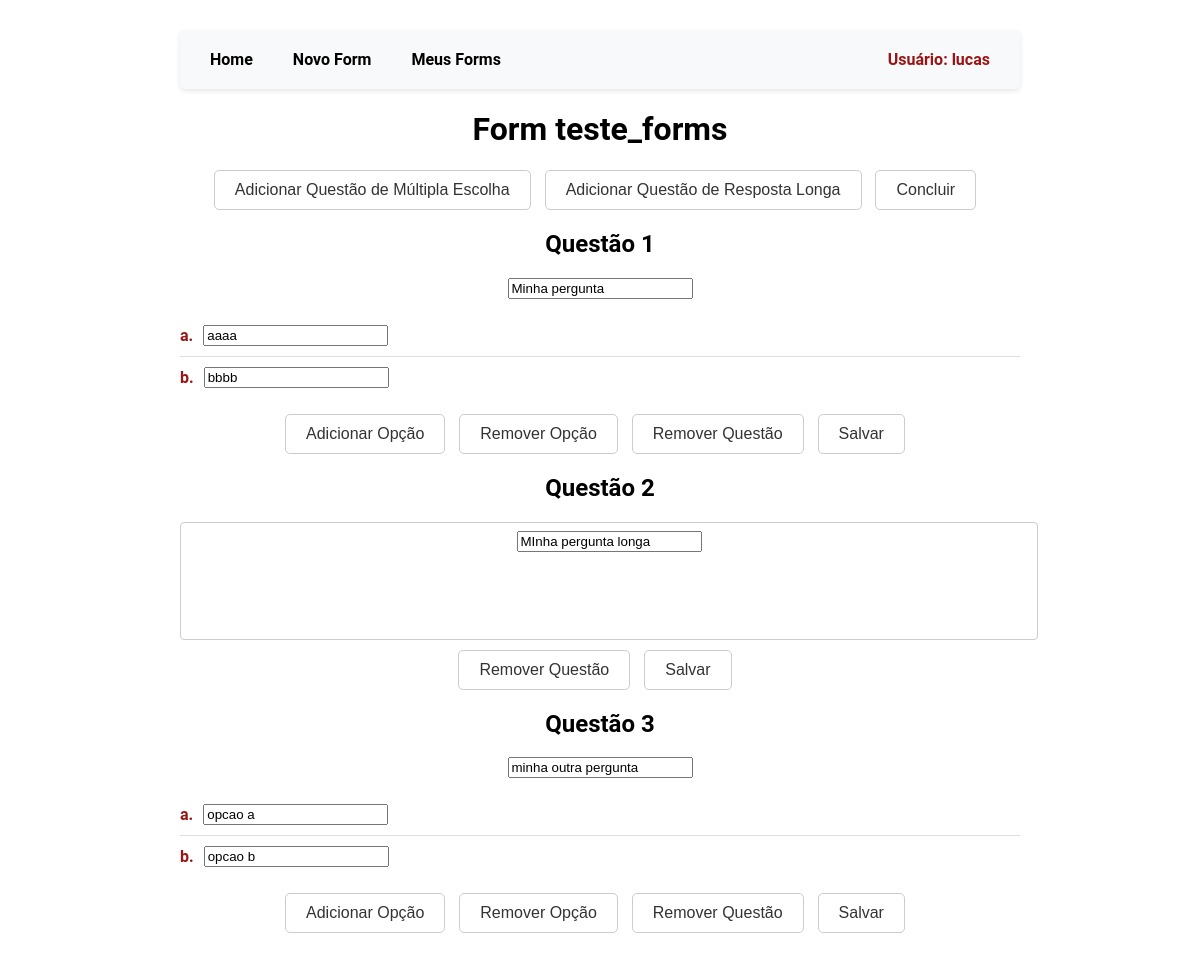
Screenshot of /new_form_initiated/30/ (signed in) with the database file from the repository.
### ExtremeFormsApp/models.py (models this page shows, shortened)
class QuestionList(models.Model):
    name = models.CharField(max_length=200)
    description = models.TextField(blank=True)
    shareable_link = models.CharField(max_length=200, blank=True)
    user = models.ForeignKey(User, on_delete=models.CASCADE)
    created_at = models.DateTimeField(default=timezone.now)
    updated_at = models.DateTimeField(default=timezone.now)
    form_link = models.URLField(blank=True, null=True)  # New field for form link

class Question(models.Model):
    QUESTION_TYPES = [
        ('title', 'Title'),
        ('multiple_choice', 'Multiple Choice'),
        ('long_answer', 'Long Answer'),
    ]
    question_list = models.ForeignKey(QuestionList, related_name='questions', on_delete=models.CASCADE, null=True)
    text = models.CharField(max_length=200, default='')
    question_type = models.CharField(max_length=20, choices=QUESTION_TYPES, default='multiple_choice')
    multiple_choice_options = models.JSONField(blank=True, null=True, default=dict)
    created_at = models.DateTimeField(default=timezone.now)
    updated_at = models.DateTimeField(default=timezone.now)

### ExtremeFormsApp/views.py (the view, shortened to what this page needs)
# urls.py: path('new_form_initiated/<int:question_list_id>/', views.NewFormInitiatedView.as_view(), name='new_form_initiated'),
class NewFormInitiatedView(LoginRequiredMixin, View):
    template_name = 'ExtremeFormsApp/new_form_initiated.html'
    def get(self, request, question_list_id):
        question_list = get_object_or_404(QuestionList, id=question_list_id)
        questions_with_options = []
        for question in question_list.questions.all():
            if question.question_type == 'multiple_choice':
                options_dict = question.multiple_choice_options or {"options": []}
                labeled_options = [(chr(97 + i), option) for i, option in enumerate(options_dict.get("options", []))]
            else:
                labeled_options = []  # No options for non-multiple choice questions
            questions_with_options.append((question, question.question_type, labeled_options))
        context = {
            'question_list': question_list,
            'questions_with_options': questions_with_options,
        }
        return render(request, self.template_name, context)

### ExtremeFormsApp/templates/ExtremeFormsApp/new_form_initiated.html (shortened to what this page needs)
{% load static %}
{% load custom_filters %}
<!DOCTYPE html>
<html lang="en">
<head>
    <link rel="stylesheet" href="{% static 'css/ExtremeFormsApp/new_form.css' %}">
    <link rel="stylesheet" href="{% static 'css/ExtremeFormsApp/general.css' %}">
</head>
<body>
    <div class="content">
        {% include 'ExtremeFormsApp/links.html' %}
        <h1>Form {{ question_list.name }}</h1>
        <form method="POST">
            <div class="toolbar">
                <button type="submit" name="action" value="add-multiple-choice" class="toolbar_btn">Adicionar Questão de Múltipla Escolha</button>
                <button type="submit" name="action" value="add-long-answer" class="toolbar_btn">Adicionar Questão de Resposta Longa</button>
                <button type="submit" name="action" value="finish" class="toolbar_btn">Concluir</button>
            </div>
        </form>
        <form method="POST">
            {% for question, question_type, options in questions_with_options %}
            <div>
                <h2>Questão {{ forloop.counter }}</h2>
                {% if question_type == 'title' %}
                <input type="text" name="question_text" value="{{ question.text }}" placeholder="Título da pergunta" class="question-input">
                {% elif question_type == 'multiple_choice' %}
                <input type="text" name="question_text" value="{{ question.text }}" placeholder="Texto da pergunta" class="question-input">
                <ul class="option-list">
                    {% for label, option in options %}
                    <li class="option-item">
                        <span class="option-letter">{{ label }}.</span>
                        <input type="text" name="option_text_{{ forloop.counter0 }}" value="{{ option }}" placeholder="Opção {{ label }}" class="option-input">
                    </li>
                    {% empty %}
                    <li class="option-item">No options yet.</li>
                    {% endfor %}
                </ul>
                <button type="submit" name="action" value="add-option" class="toolbar_btn">Adicionar Opção</button>
                <button type="submit" name="action" value="remove-last-option" class="toolbar_btn">Remover Opção</button>
                <button type="submit" name="action" value="remove-question" class="toolbar_btn">Remover Questão</button>
                {% elif question_type == 'long_answer' %}
                <div class="long-answer-input">
                    <input type="text" name="question_text" value="{{ question.text }}" placeholder="Texto da pergunta" class="question-input">
                </div>
                <button type="submit" name="action" value="remove-question" class="toolbar_btn">Remover Questão</button>
                {% endif %}
                <button type="submit" name="action" value="save" class="toolbar_btn">Salvar</button>
            </div>
            {% endfor %}
        </form>
    </div>
</body>
</html>

### ExtremeFormsApp/templates/ExtremeFormsApp/links.html
{% load static %}
<nav class="dev_navbar">
    <a href="/" class="dev_nav-link">Home</a>
    <a href="{% url 'ExtremeFormsApp:new_form' %}" class="dev_nav-link">Novo Form</a>
    <a href="{% url 'ExtremeFormsApp:user_forms' %}" class="dev_nav-link">Meus Forms</a>
    <a href="{% url 'sec-login' %}" class="dev_nav-link user-info" title="Ir para o login">
        {% if user.is_authenticated %}
            Usuário: {{ user.username }}
        {% else %}
            Visitante
        {% endif %}
    </a>
</nav>

### ExtremeFormsApp/static/css/ExtremeFormsApp/new_form.css (style rules this page uses)
.toolbar { margin: 20px 0; }
.toolbar_btn { background-color: #ffffff; border: 1px solid #cccccc; border-radius: 5px; color: #333333; cursor: pointer; font-size: 16px; margin-right: 10px; padding: 10px 20px; transition: background-color 0.3s, transform 0.2s; }
.option-list { list-style: none; padding: 0; }
.option-item { display: flex; align-items: center; padding: 10px 0; border-bottom: 1px solid #ddd; }
.option-item:last-child { border-bottom: none; }
.option-letter { font-weight: bold; margin-right: 10px; color: #9b1414; }
.long-answer-input { width: 100%; min-height: 100px; margin-bottom: 10px; padding: 8px; border: 1px solid #ccc; border-radius: 4px; }

### ExtremeFormsApp/static/css/ExtremeFormsApp/general.css (style rules this page uses)
html, body { margin: 0; padding: 0; height: 100%; overflow-y: auto; }
body { font-family: 'Roboto', sans-serif; background-image: url('../../img/ExtremeFormsApp/triangle-mosaic.png'); background-size: cover; background-repeat: no-repeat; background-position: center; display: flex; justify-content: center; align-items: center; min-height: 100vh; }
.content { background-color: #fff; padding: 30px; text-align: center; max-width: 900px; width: 100%; margin: 0 auto; min-height: 100vh; box-sizing: border-box; max-height: 90vh; overflow-y: auto; -ms-overflow-style: none; scrollbar-width: none; }
.dev_navbar { background-color: #f8f9fa; padding: 10px 20px; box-shadow: 0 2px 5px rgba(0, 0, 0, 0.1); display: flex; align-items: center; border-radius: 5px; }
.dev_nav-link { margin-right: 20px; text-decoration: none; color: #000; font-weight: bold; font-size: 16px; transition: color 0.3s, transform 0.2s; display: flex; align-items: center; padding: 10px; }
.dev_nav-link:last-child { margin-right: 0; }
.user-info { margin-left: auto; font-weight: bold; color: #9b1414; display: flex; align-items: center; }

### rows the page displays
QuestionList: name "teste_forms"
Question: question_text "Minha pergunta", options "a" "b", options "aaaa" "bbbb"
Question: question_text "MInha pergunta longa"
Question: question_text "minha outra pergunta", options "a" "b", options "opcao a" "opcao b"

### other values shown
{{ user.username }} "lucas"
